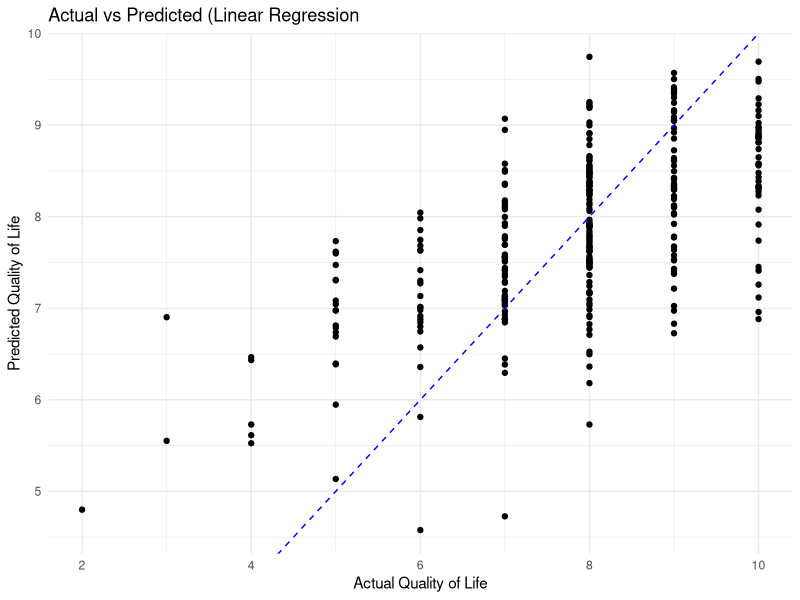
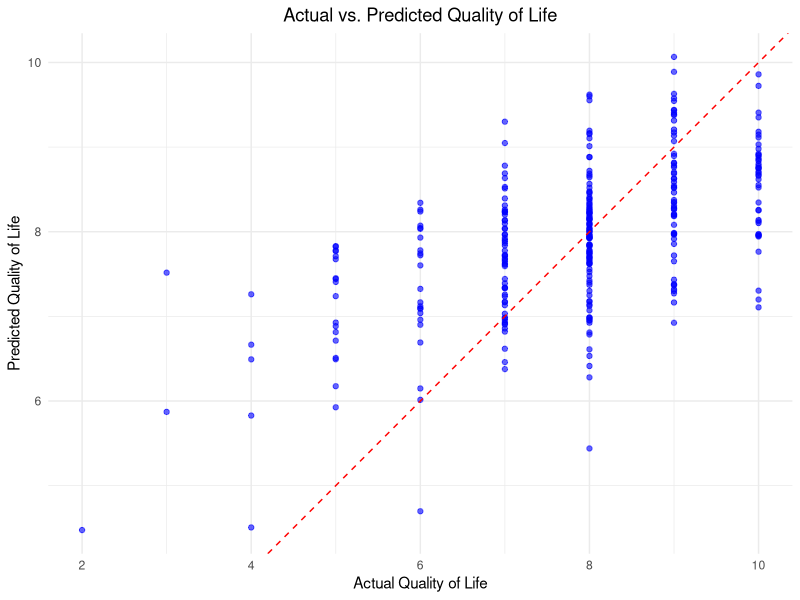
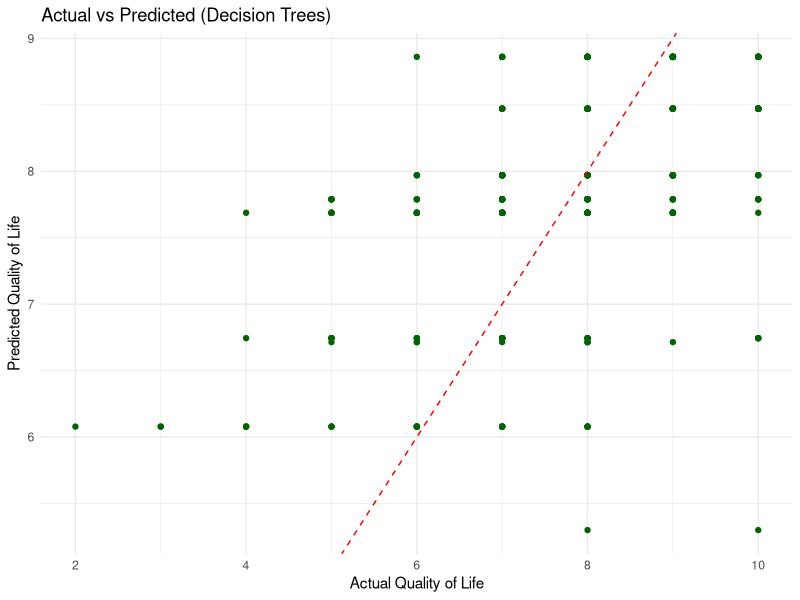
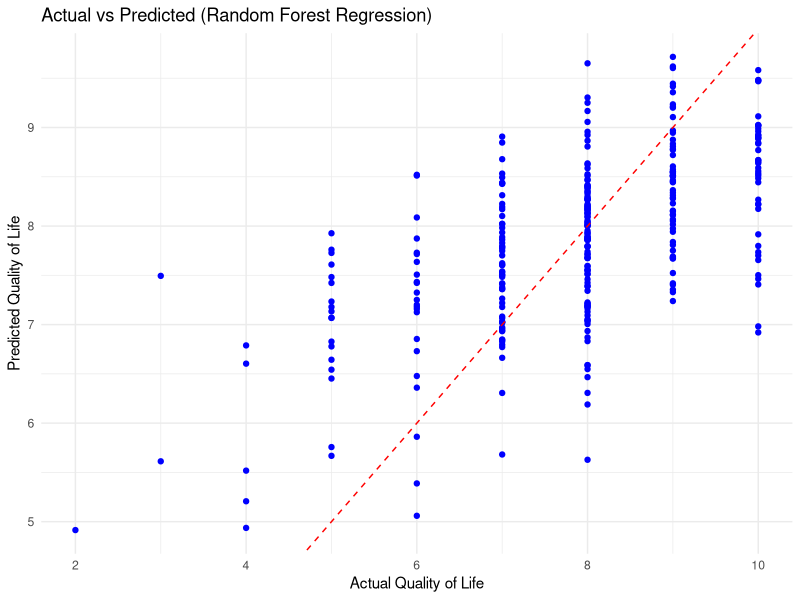
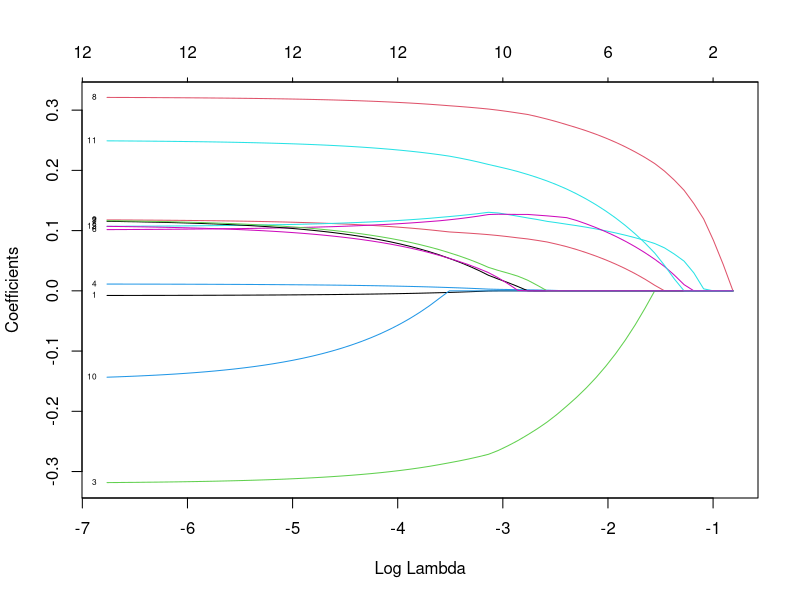
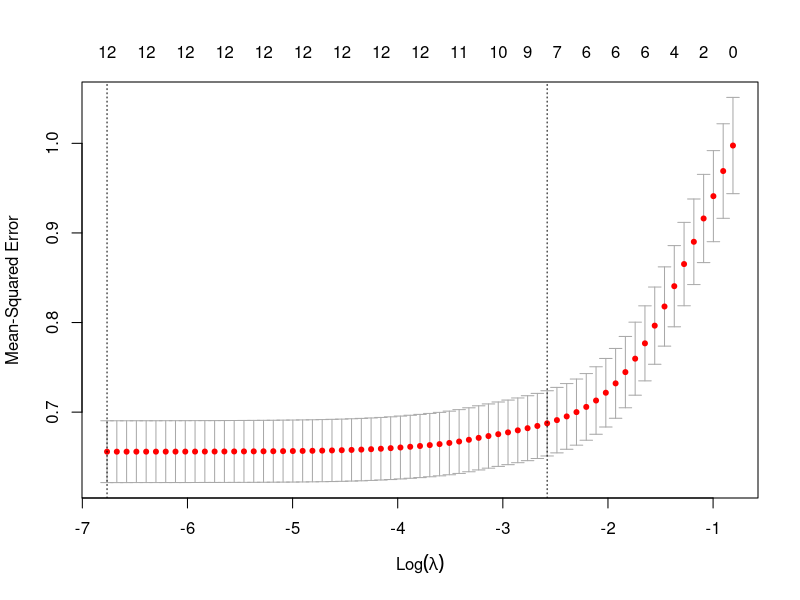
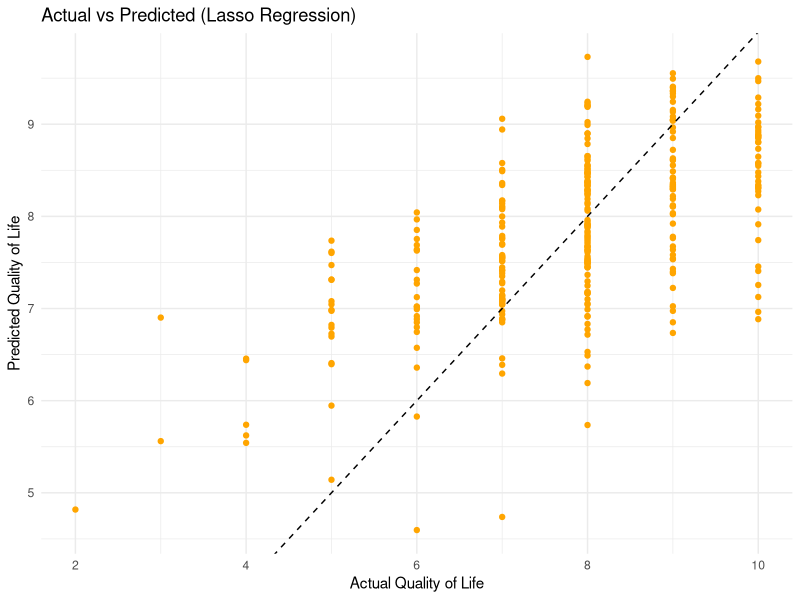
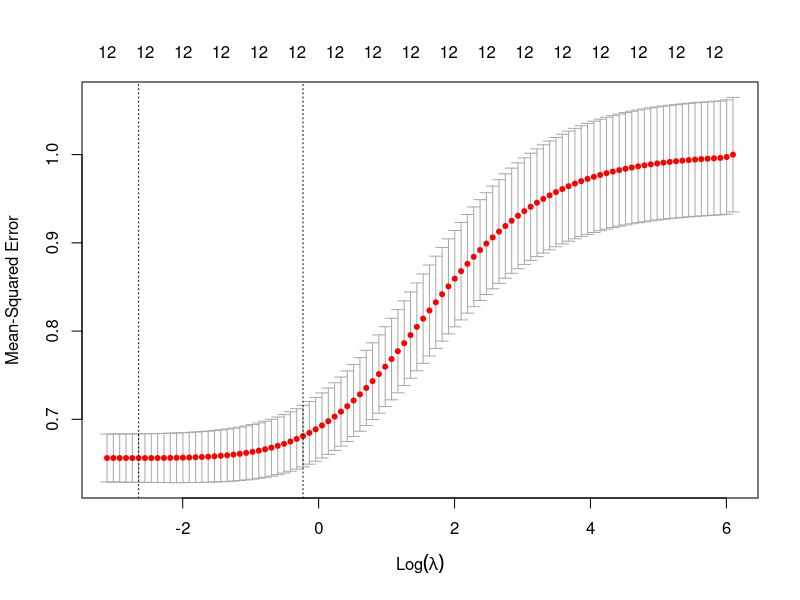

These figures' R source, in order:
#Importing Libraries

library(dplyr)
library(ggplot2)
library(tidyr)

#Importing the Dataset
raw_data <- read.csv('Raw Data.csv')

#missing values
#Replacing blanks to NA'S

raw_data[raw_data == ""] <- NA

sum(is.na(raw_data))

cleaned_data <- na.omit(raw_data)

sum(is.na(cleaned_data))


#Replacing Column Names for better readability

colnames(cleaned_data)[colnames(cleaned_data) == 'Citizenship.Class'] <- 'Citizenship'
colnames(cleaned_data)[colnames(cleaned_data) == 'Status.of.Ownership'] <- 'Residence.Ownership'
colnames(cleaned_data)[colnames(cleaned_data) == 'Personal.Car'] <- 'Car'
colnames(cleaned_data)[colnames(cleaned_data) == 'Parent'] <- 'Living.with.Parents'


#Encoding the binary variables

cleaned_data$Spouse <- ifelse(cleaned_data$Spouse == "Living with spouse", 1, 0)
cleaned_data$Children <- ifelse(cleaned_data$Children == "Living with children", 1, 0)
cleaned_data$Living.with.Parents <- ifelse(cleaned_data$Living.with.Parents == "Living with parents", 1, 0)
cleaned_data$Full.Time.Employment <- ifelse(cleaned_data$Full.Time.Employment == "Employed full time", 1, 0)
cleaned_data$Part.Time.Employment <- ifelse(cleaned_data$Part.Time.Employment == "Employed part time", 1, 0)
cleaned_data$Student <- ifelse(cleaned_data$Student == "Student", 1, 0)
cleaned_data$Retired <- ifelse(cleaned_data$Retired == "Retired", 1, 0)
cleaned_data$Health.Insurance <- ifelse(cleaned_data$Health.Insurance == "Yes", 1, 0)
cleaned_data$US.Born <- ifelse(cleaned_data$US.Born == "Yes", 1, 0)
cleaned_data$Citizenship <- ifelse(cleaned_data$Citizenship == "Yes", 1, 0)
cleaned_data$Residence.Ownership <- ifelse(cleaned_data$Residence.Ownership == "Own", 1, 0)
cleaned_data$Car <- ifelse(cleaned_data$Car == "Yes", 1, 0)


# Gender column Encoding
cleaned_data$Gender <- factor(cleaned_data$Gender, levels = c("Female", "Male"))
gender_encoded <- model.matrix(~ Gender - 1, data = cleaned_data)
cleaned_data <- cbind(cleaned_data, gender_encoded)

# Ethnicity column Encoding 
cleaned_data$Ethnicity <- factor(cleaned_data$Ethnicity, levels = c("Asian Indian", "Chinese", "Filipino", "Korean", "Vietnamese", "Other"))
ethnicity_encoded <- model.matrix(~ Ethnicity - 1, data = cleaned_data)
cleaned_data <- cbind(cleaned_data, ethnicity_encoded)

# Marital Status column Encoding
cleaned_data$Marital.Status <- factor(cleaned_data$Marital.Status, levels = c("Single", "Living with a partner", "Married", "Other"))
marital_status_encoded <- model.matrix(~ Marital.Status - 1, data = cleaned_data)
cleaned_data <- cbind(cleaned_data, marital_status_encoded)

# Religion column Encoding 
cleaned_data$Religion <- factor(cleaned_data$Religion, levels = c("Buddhist", "Catholic", "Hindu", "Muslim", "Protestant", "Other", "None"))
religion_encoded <- model.matrix(~ Religion - 1, data = cleaned_data)
cleaned_data <- cbind(cleaned_data, religion_encoded)

# Employment Type column Encoding
cleaned_data$Employment.Type <- factor(cleaned_data$Employment.Type, levels = c("Full Time", "Part Time", "None"))
employment_type_encoded <- model.matrix(~ Employment.Type - 1, data = cleaned_data)
cleaned_data <- cbind(cleaned_data, employment_type_encoded)


#Encoding Income column

cleaned_data$Income <- with(cleaned_data, case_when(
  Income == "$0 - $9,999" ~ 10000,
  Income == "$10,000 - $19,999" ~ 20000,
  Income == "$20,000 - $29,999" ~ 30000,
  Income == "$30,000 - $39,999" ~ 40000,
  Income == "$40,000 - $49,999" ~ 50000,
  Income == "$50,000 - $59,999" ~ 60000,
  Income == "$60,000 - $69,999" ~ 70000,
  Income == "$70,000 and over" ~ 80000
))


#Encoding the Ordinal Variables

cleaned_data$English.Speaking <- as.numeric(factor(cleaned_data$English.Speaking,
                                           levels = c("Not at all", "Not well", "Well", "Very well"),
                                           ordered = TRUE))

cleaned_data$Familiarity.with.America <- as.numeric(factor(cleaned_data$Familiarity.with.America,
                                                   levels = c("Very low", "Low", "High", "Very high"),
                                                   ordered = TRUE))


cleaned_data$Familiarity.with.Ethnic.Origin <- as.numeric(factor(cleaned_data$Familiarity.with.Ethnic.Origin,
                                                         levels = c("Very low", "Low", "High", "Very high"),
                                                         ordered = TRUE))

cleaned_data$Present.Health <- as.numeric(factor(cleaned_data$Present.Health,
                                         levels = c("Poor", "Fair", "Good", "Very Good", "Excellent"),
                                         ordered = TRUE))

cleaned_data$Present.Mental.Health <- as.numeric(factor(cleaned_data$Present.Mental.Health,
                                                levels = c("Poor", "Fair", "Good", "Very Good", "Excellent"),
                                                ordered = TRUE))

cleaned_data$Satisfaction.with.Life <- as.numeric(factor(cleaned_data$Satisfaction.with.Life,
                                                 levels = c("Not at all", "Not very much", "Pretty much", "Very much"),
                                                 ordered = TRUE))



# Scaling the Income data and storing the scaling parameters
scaled_income <- scale(cleaned_data$Income, center = TRUE, scale = TRUE)
# Extracting  mean and standard deviation
original_mean_income <- attr(scaled_income, "scaled:center")
original_sd_income <- attr(scaled_income, "scaled:scale")

# Replacing the original Income column with the scaled values
cleaned_data$Income <- scaled_income[, 1]


# Scale the data and store the scaling parameters
scaled_quality_of_life <- scale(cleaned_data$Quality.of.Life, center = TRUE, scale = TRUE)
# Extracting the mean and standard deviation
original_mean_qol <- attr(scaled_quality_of_life, "scaled:center")
original_sd_qol <- attr(scaled_quality_of_life, "scaled:scale")

# Replacing the original Quality of Life column with the scaled values
cleaned_data$Quality.of.Life <- scaled_quality_of_life[, 1]

#Printing the values
print(paste("Mean for quality of life:", original_mean_qol))
print(paste("SD for quality of life:", original_sd_qol))
print(paste("Mean for income:", original_mean_income))
print(paste("SD for income:", original_sd_income))


#Creating a new data-frame, excluding unnecessary columns from the cleaned dataset
data <- cleaned_data[, -c(1, 3, 4, 6, 11, 12, 13, 14, 17)]



#Splitting the data set

library(caTools)
set.seed(123)
split <- sample.split(data$Quality.of.Life, SplitRatio = 0.80)
training_set <- subset(data, split == TRUE)
test_set <- subset(data, split == FALSE)



#Linear Regression model

lr <- lm(formula = Quality.of.Life ~ .,
                data = training_set)

summary(lr)


#Backward Elimination for Feature Selection

library(MASS)

#Fitting the initial model with all dependent variables

lr_initial <- lm(Quality.of.Life ~ ., data = training_set)


#Initiating Backward Elimination with a p-value of 0.05

eliminate <- function(model, p_value_threshold = 0.05) {
model_summary <- summary(model)
while(TRUE) {
    p_values <- coef(summary(model))[, "Pr(>|t|)"]
    max_p_value <- max(p_values[p_values < 1])
    if (max_p_value > p_value_threshold) {
      variable_to_remove <- names(p_values)[which.max(p_values)]
      formula_update <- as.formula(paste("Quality.of.Life ~ . -", variable_to_remove))
      model <- update(model, formula_update)
    } else {
      break
    }
  }
  return(model)
}

# Perform backward elimination

lr_final <- eliminate(lr_initial, p_value_threshold = 0.05)


# Summary of the final model after elimination

summary(lr_final)



#Fitting Linear Regression with the obtained Significant variables

lin_reg <- lm(formula = Quality.of.Life ~ Age + Income + Achieving.Ends.Meet + Duration.of.Residency +
                English.Speaking + Familiarity.with.America + Familiarity.with.Ethnic.Origin +
                Present.Mental.Health + Residence.Ownership + Car + Satisfaction.with.Life +
                GenderFemale,
              data = training_set)

summary(lin_reg)


#Predicting values on the test set

predictions_lin_reg <- predict(lin_reg, newdata = test_set)

# Evaluating the model

rmse_lin_reg <- sqrt(mean((test_set$Quality.of.Life - predictions_lin_reg)^2))

mae_lin_reg <- mean(abs(predictions_lin_reg  - test_set$Quality.of.Life))


#Printing RMSE and MAE values

print(paste("RMSE for Linear Regrerssion:", rmse_lin_reg))
print(paste("MAE for Linear Regression:", mae_lin_reg))

# Converting the predictions back to the original scale
predictions_lr_original_scale <- predictions_lin_reg * original_sd_qol + original_mean_qol

# Converting the actual scaled test set values back to the original scale
actual_lr_original_scale <- test_set$Quality.of.Life * original_sd_qol + original_mean_qol

#Visualizing the model

ggplot(data.frame(Actual = actual_lr_original_scale, Predicted = predictions_lr_original_scale), aes(x = Actual, y = Predicted)) +
  geom_point(colour = 'black') +
  geom_abline(intercept = 0, slope = 1, linetype = "dashed", color = "blue") +
  ggtitle('Actual vs Predicted (Linear Regression') +
  xlab('Actual Quality of Life') +
  ylab('Predicted Quality of Life') +
  theme_minimal()


#Support Vector Regression

library(e1071)

svr_model <- svm(Quality.of.Life ~  Age + Income + Achieving.Ends.Meet + 
                   Duration.of.Residency + English.Speaking + Familiarity.with.America +
                   Familiarity.with.Ethnic.Origin + Present.Mental.Health + 
                   Residence.Ownership + Car + Satisfaction.with.Life + GenderFemale,
                 data = training_set, 
                 type = "eps-regression",
                 kernel = "radial")

# Predicting on the test set

predictions_svr <- predict(svr_model, newdata = test_set)


# Calculating RMSE and MAE
rmse_svr <- sqrt(mean((test_set$Quality.of.Life - predictions_svr)^2))

mae_svr <- mean(abs(predictions_svr - test_set$Quality.of.Life))


#Printing RMSE and MAE values

print(paste("RMSE for SVR:", rmse_svr))
print(paste("MAE for SVR:", mae_svr))



# Converting the predictions back to the original scale
predictions_svr_original_scale <- predictions_svr * original_sd_qol + original_mean_qol

# Converting the actual scaled test set values back to the original scale
actual_svr_original_scale <- test_set$Quality.of.Life * original_sd_qol + original_mean_qol

#Visualizing
plot_data <- data.frame(Actual = actual_svr_original_scale, Predicted = predictions_svr_original_scale)


# Plotting
ggplot(plot_data, aes(x = Actual, y = Predicted)) +
  geom_point(alpha = 0.6, color = 'blue') +  
  geom_abline(intercept = 0, slope = 1, linetype = "dashed", color = "red") +  
  labs(title = "Actual vs. Predicted Quality of Life", x = "Actual Quality of Life", y = "Predicted Quality of Life") +
  theme_minimal() +  
  theme(plot.title = element_text(hjust = 0.5))  





#Decision Trees

library(rpart)

dt_model <- rpart(Quality.of.Life ~ Age + Income + Achieving.Ends.Meet + 
                    Duration.of.Residency + English.Speaking + Familiarity.with.America +
                    Familiarity.with.Ethnic.Origin + Present.Mental.Health + 
                    Residence.Ownership + Car + Satisfaction.with.Life + GenderFemale,
                  data = training_set,
                  method = "anova")

# Summary of the decision tree model

summary(dt_model)

#Predicting values on the test set

predictions_dt = predict(dt_model, newdata = test_set)

#Calculating RMSE and MAE

mae_dt<- mean(abs(test_set$Quality.of.Life - predictions_dt))

rmse_dt <- sqrt(mean((test_set$Quality.of.Life - predictions_dt)^2))

#Printing RMSE and MAE values

print(paste("RMSE for DT:", rmse_dt))
print(paste("MAE for DT:", mae_dt))

# Converting the predictions back to the original scale
predictions_dt_original_scale <- predictions_dt * original_sd_qol + original_mean_qol

# Converting the actual scaled test set values back to the original scale
actual_dt_original_scale <- test_set$Quality.of.Life * original_sd_qol + original_mean_qol

#Visualizing the model

ggplot(data.frame(Actual = actual_dt_original_scale, Predicted = predictions_dt_original_scale), aes(x = Actual, y = Predicted)) +
  geom_point(colour = 'darkgreen') +
  geom_abline(intercept = 0, slope = 1, linetype = "dashed", color = "red") +
  ggtitle('Actual vs Predicted (Decision Trees)') +
  xlab('Actual Quality of Life') +
  ylab('Predicted Quality of Life') +
  theme_minimal()


#Random Forest

library(randomForest)

rf_model <- randomForest(Quality.of.Life ~ Age + Income + Achieving.Ends.Meet +
                                      Duration.of.Residency + English.Speaking + Familiarity.with.America +
                                      Familiarity.with.Ethnic.Origin + Present.Mental.Health + 
                                      Residence.Ownership + Car + Satisfaction.with.Life + GenderFemale, 
                                    data = training_set, 
                        ntree=1000, mtry=4, importance=TRUE)


print(rf_model)

# Predicting values on the test set
predictions_rf <- predict(rf_model, newdata = test_set)


# Calculating RMSE and MAE
rmse_rf <- sqrt(mean((test_set$Quality.of.Life - predictions_rf)^2))

mae_rf <- mean(abs(predictions_rf - test_set$Quality.of.Life))


#Printing RMSE and MAE values

print(paste("RMSE for RF:", rmse_rf))
print(paste("MAE for RF:", mae_rf))

#Saving the Random Forest model to use in Rshiny

saveRDS(rf_model, "rf_model.rds")

# Converting the predictions back to the original scale
predictions_rf_original_scale <- predictions_rf * original_sd_qol + original_mean_qol

# Converting the actual scaled test set values back to the original scale
actual_rf_original_scale <- test_set$Quality.of.Life * original_sd_qol + original_mean_qol

#Visualization

ggplot(data.frame(Actual = actual_rf_original_scale, Predicted = predictions_rf_original_scale), aes(x = Actual, y = Predicted)) +
  geom_point(colour = 'blue') +
  geom_abline(intercept = 0, slope = 1, linetype = "dashed", color = 'red') +
  ggtitle('Actual vs Predicted (Random Forest Regression)') +
  xlab('Actual Quality of Life') +
  ylab('Predicted Quality of Life') +
  theme_minimal()


#Lasso Regression

library(glmnet)

x_train <- as.matrix(training_set[, c("Age", "Income", "Achieving.Ends.Meet", "Duration.of.Residency", 
                                      "English.Speaking", "Familiarity.with.America", "Familiarity.with.Ethnic.Origin", 
                                      "Present.Mental.Health", "Residence.Ownership", "Car", "Satisfaction.with.Life", 
                                      "GenderFemale")])
y_train <- training_set$Quality.of.Life

x_test <- as.matrix(test_set[, c("Age", "Income", "Achieving.Ends.Meet", "Duration.of.Residency", 
                                 "English.Speaking", "Familiarity.with.America", "Familiarity.with.Ethnic.Origin", 
                                 "Present.Mental.Health", "Residence.Ownership", "Car", "Satisfaction.with.Life", 
                                 "GenderFemale")])
y_test <- test_set$Quality.of.Life


# Fitting the Lasso model
lasso_model <- glmnet(x_train, y_train, alpha = 1)  

# Plotting the coefficient shrinkage
plot(lasso_model, xvar = "lambda", label = TRUE)


# Performing cross-validation
cv_lasso <- cv.glmnet(x_train, y_train, alpha = 1)
plot(cv_lasso)

# Best lambda
best_lambda <- cv_lasso$lambda.min
print(paste("Best lambda:", best_lambda))

# Making predictions
predictions_lasso <- predict(lasso_model, s = best_lambda, newx = x_test)

# Calculating RMSE and MAE
rmse_lasso <- sqrt(mean((y_test - predictions_lasso)^2))
mae_lasso <- mean(abs(y_test - predictions_lasso))

# Output
print(paste("RMSE for Lasso Regression:", rmse_lasso))
print(paste("MAE for Lasso Regression:", mae_lasso))


# Converting the predictions back to the original scale
predictions_lasso_original_scale <- predictions_lasso * original_sd_qol + original_mean_qol

# Converting the actual scaled test set values back to the original scale
actual_lasso_original_scale <- test_set$Quality.of.Life * original_sd_qol + original_mean_qol

#Visualization

ggplot(data.frame(Actual = actual_lasso_original_scale, Predicted = as.vector(predictions_lasso_original_scale) ), aes(x = Actual, y = Predicted)) +
  geom_point(colour = 'orange') +
  geom_abline(intercept = 0, slope = 1, linetype = "dashed", color = 'black') +
  ggtitle('Actual vs Predicted (Lasso Regression)') +
  xlab('Actual Quality of Life') +
  ylab('Predicted Quality of Life') +
  theme_minimal()



#Ridge Regression 
ridge_model <- glmnet(x_train, y_train, alpha = 0)  

# Performing cross-validation to choose the best lambda
cv_ridge <- cv.glmnet(x_train, y_train, alpha = 0)
plot(cv_ridge)

# Best lambda
best_lambda_ridge <- cv_ridge$lambda.min
print(paste("Best lambda for Ridge:", best_lambda_ridge))

# Predicting using the best lambda
predictions_ridge <- predict(ridge_model, s = best_lambda_ridge, newx = x_test)

# Calculating RMSE and MAE
rmse_ridge <- sqrt(mean((y_test - predictions_ridge)^2))
mae_ridge <- mean(abs(predictions_ridge - y_test))

#Printing RMSE and MAE values
print(paste("RMSE for Ridge Regression:", rmse_ridge))
print(paste("MAE for Ridge Regression:", mae_ridge))

# Converting the predictions back to the original scale
predictions_ridge_original_scale <- predictions_ridge * original_sd_qol + original_mean_qol

# Converting the actual scaled test set values back to the original scale
actual_ridge_original_scale <- test_set$Quality.of.Life * original_sd_qol + original_mean_qol

#Visualization

ggplot(data.frame(Actual = actual_lasso_original_scale, Predicted = as.vector(predictions_ridge_original_scale)), aes(x = Actual, y = Predicted)) +
  geom_point(colour = 'orange') +
  geom_abline(intercept = 0, slope = 1, linetype = "dashed", color = 'blue') +
  ggtitle('Actual vs Predicted (Ridge Regression)') +
  xlab('Actual Quality of Life') +
  ylab('Predicted Quality of Life') +
  theme_minimal()


# Loading libraries
library(knitr)
library(kableExtra)

# Creating a comparison data-frame with RMSE and MAE values for the regression models
comparison_df <- data.frame(
  Model = c("Random Forest", "Ridge Regression", "Lasso Regression", "Linear Regression", "SVR", "Decision Tree"),
  RMSE = round(c(rmse_rf, rmse_ridge, rmse_lasso, rmse_lin_reg, rmse_svr, rmse_dt), 3),
  MAE = round(c(mae_rf, mae_ridge, mae_lasso, mae_lin_reg, mae_svr, mae_dt), 3)
)

rf_row <- which(comparison_df$Model == "Random Forest")

#Printing the comparison table
kable(comparison_df, caption = "Comparison of Regression Models based on RMSE and MAE", format = "html") %>%
  kable_styling(bootstrap_options = c("striped", "hover", "condensed"), full_width = F) %>%
  row_spec(rf_row, bold = TRUE, background = "#DFF2BF") %>%
  column_spec(1, bold = TRUE) %>%
  scroll_box(width = "100%", height = "500px")
